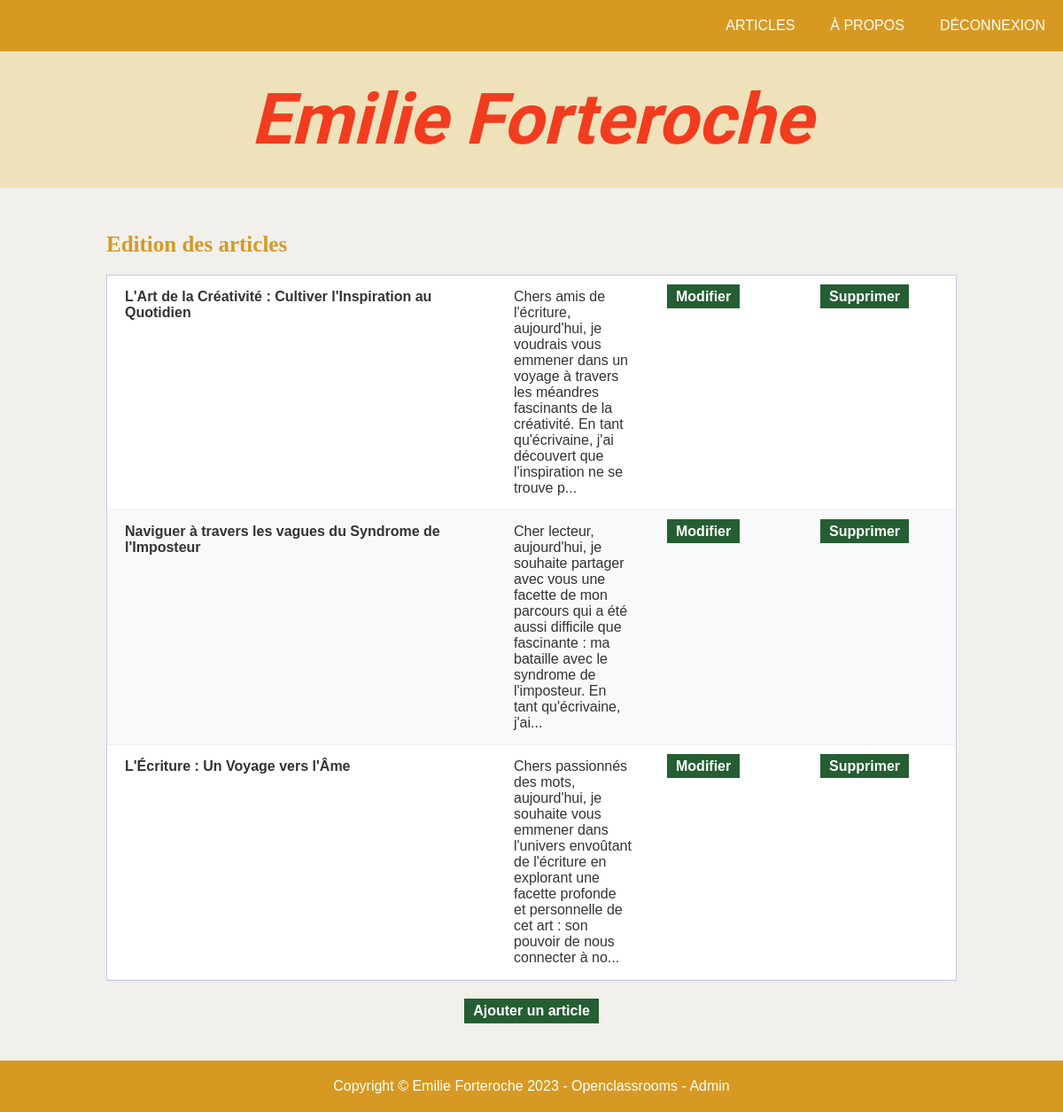
Page /index.php?action=admin (signed in) on the committed database.
### tables this page shows
CREATE TABLE `article` (
  `id` int(11) NOT NULL,
  `id_user` int(11) NOT NULL,
  `views` int(11) NOT NULL,
  `title` varchar(255) NOT NULL,
  `content` text NOT NULL,
  `date_creation` datetime NOT NULL,
  `date_update` datetime DEFAULT NULL
);

### views/View.php (called while the page is built, shortened)
<?php
class View
{
    public function render(string $viewName, array $params = []) : void
    {
        $viewPath = $this->buildViewPath($viewName);
        $content = $this->_renderViewFromTemplate($viewPath, $params);
    }
    private function _renderViewFromTemplate(string $viewPath, array $params = []) : string
    {
        if (file_exists($viewPath)) {
            extract($params);
            require($viewPath);
            return ob_get_clean();
        } else {
            throw new Exception("La vue '$viewPath' est introuvable.");
        }
    }
    private function buildViewPath(string $viewName) : string
    {
        return TEMPLATE_VIEW_PATH . $viewName . '.php';
    }
}

### controllers/AdminController.php (called while the page is built, shortened)
<?php
class AdminController {
    public function showAdmin() : void
    {
        $articleManager = new ArticleManager();
        $articles = $articleManager->getAllArticles();
        $view = new View("Administration");
        $view->render("admin", [
            'articles' => $articles
        ]);
    }
}

### index.php (called while the page is built, shortened)
<?php
$action = Utils::request('action', 'home');
try {
    switch ($action) {
        case 'admin':
            $adminController = new AdminController();
            $adminController->showAdmin();
            break;
    }
} catch (Exception $e) {
    $errorView = new View('Erreur');
    $errorView->render('errorPage', ['errorMessage' => $e->getMessage()]);
}

### models/DBManager.php (called while the page is built, shortened)
<?php
class DBManager
{
    private static $instance;
    private $db;
    private function __construct()
    {
        $this->db = new PDO('mysql:host=' . DB_HOST . ';dbname=' . DB_NAME . ';charset=utf8', DB_USER, DB_PASS);
        $this->db->setAttribute(PDO::ATTR_ERRMODE, PDO::ERRMODE_EXCEPTION);
        $this->db->setAttribute(PDO::ATTR_DEFAULT_FETCH_MODE, PDO::FETCH_ASSOC);
    }
    public static function getInstance() : DBManager
    {
        if (!self::$instance) {
            self::$instance = new DBManager();
        }
        return self::$instance;
    }
    public function query(string $sql, ?array $params = null) : PDOStatement
    {
        if ($params == null) {
            $query = $this->db->query($sql);
        } else {
            $query = $this->db->prepare($sql);
            $query->execute($params);
        }
        return $query;
    }
}

### models/ArticleManager.php (called while the page is built, shortened)
<?php
class ArticleManager extends AbstractEntityManager
{
    public function getAllArticles(string $sort = 'date_creation', string $order = 'DESC') : array
    {
        $allowedSorts = ['date_creation', 'views', 'commentCount'];
        $sort = in_array($sort, $allowedSorts) ? $sort : 'date_creation';
        $order = ($order === 'ASC') ? 'ASC' : 'DESC';
        $sql = "SELECT a.*, COUNT(c.id) AS commentCount FROM article a LEFT JOIN comment c ON a.id = c.id_article GROUP BY a.id ORDER BY $sort $order";
        $result = $this->db->query($sql);
        $articles = [];
        while ($article = $result->fetch()) {
            $articles[] = new Article($article);
        }
        return $articles;
    }
}

### models/AbstractEntityManager.php (called while the page is built, shortened)
<?php
abstract class AbstractEntityManager {
    public function __construct()
    {
        $this->db = DBManager::getInstance();
    }
}

### models/AbstractEntity.php (called while the page is built, shortened)
<?php
abstract class AbstractEntity
{
    protected int $id = -1;
    protected function hydrate(array $data) : void
    {
        foreach ($data as $key => $value) {
            $method = 'set' . str_replace('_', '', ucwords($key, '_'));
        }
    }
    public function setId(int $id) : void
    {
        $this->id = $id;
    }
    public function getId() : int
    {
        return $this->id;
    }
}

### models/Article.php (called while the page is built, shortened)
<?php
 class Article extends AbstractEntity
 {
    private string $title = "";
    private string $content = "";
    public function setTitle(string $title) : void
    {
        $this->title = $title;
    }
    public function getTitle() : string
    {
        return $this->title;
    }
    public function setContent(string $content) : void
    {
        $this->content = $content;
    }
    public function getContent(int $length = -1) : string
    {
        if ($length > 0) {
            $content = mb_substr($this->content, 0, $length);
            if (strlen($this->content) > $length) {
                $content .= "...";
            }
            return $content;
        }
        return $this->content;
    }
    public function setDateCreation(string|DateTime $dateCreation, string $format = 'Y-m-d H:i:s') : void
    {
        if (is_string($dateCreation)) {
            $dateCreation = DateTime::createFromFormat($format, $dateCreation);
        }
    }
    public function setDateUpdate(string|DateTime $dateUpdate, string $format = 'Y-m-d H:i:s') : void
    {
        if (is_string($dateUpdate)) {
            $dateUpdate = DateTime::createFromFormat($format, $dateUpdate);
        }
    }
 }

### services/Utils.php (called while the page is built, shortened)
<?php
class Utils {
    public static function askConfirmation(string $message) : string
    {
        return "onclick=\"return confirm('$message');\"";
    }
}

### views/templates/admin.php (the view, shortened to what this page needs)
<h2>Edition des articles</h2>
<div class="adminArticle">
    <?php foreach ($articles as $article) { ?>
        <div class="articleLine">
            <div class="title"><?= $article->getTitle() ?></div>
            <div class="content"><?= $article->getContent(200) ?></div>
            <div><a class="submit" href="index.php?action=showUpdateArticleForm&id=<?= $article->getId() ?>">Modifier</a></div>
            <div><a class="submit" href="index.php?action=deleteArticle&id=<?= $article->getId() ?>" <?= Utils::askConfirmation("Êtes-vous sûr de vouloir supprimer cet article ?") ?> >Supprimer</a></div>
        </div>
    <?php } ?>
</div>
<a class="submit" href="index.php?action=showUpdateArticleForm">Ajouter un article</a>

### css/style.css (style rules this page uses)
* { margin: 0; padding: 0; box-sizing: border-box; }
:root { --backgroundColor: #f1f0eb; --headerColor: #d79922; --headerPaleColor: #efe1ba; --titleColor: #f13c1f; --dateColor: #3f56a4; --quoteColor: #c5cbe4; --commentPaleColor: #99a140; --commentColor: #255E33; }
body { display: flex; flex-direction: column; align-items: center; font-family: 'arial', sans-serif; background-color: var(--backgroundColor); }
h2 { width: 100%; margin: 20px 0; font-size: 25px; font-family: 'Times New Roman', Times, serif; color: var(--headerColor); }
a { text-decoration: none; color: inherit; }
.submit { padding: 5px 10px; font-weight: bold; color: white; background-color: var(--commentColor); border: none; }
.adminArticle { margin-bottom: 20px; border: 1px solid var(--quoteColor); background-color: white; }
.articleLine { display: flex; color: #333; }
.articleLine:nth-child(even) { background-color: #f8f9fa; }
.articleLine:nth-child(odd) { background-color: #ffffff; }
.articleLine > div { padding: 15px 20px; border-bottom: 1px solid var(--backgroundColor); flex: 1; }
.articleLine .title { flex: 3; font-weight: bold; }

### rows in the picture
article: title "L'Art de la Créativité : Cultiver l'Inspiration au Quotidien", content "Chers amis de l'écriture, aujourd'hui, je voudrais vous emmener dans un voyage à travers les méandres fascinants de la créativité. En tant qu'écrivaine, j'ai découvert que l'inspiration ne se trouve p..."
article: title "Naviguer à travers les vagues du Syndrome de l'Imposteur", content "Cher lecteur, aujourd'hui, je souhaite partager avec vous une facette de mon parcours qui a été aussi difficile que fascinante : ma bataille avec le syndrome de l'imposteur. En tant qu'écrivaine, j'ai..."
article: title "L'Écriture : Un Voyage vers l'Âme", content "Chers passionnés des mots, aujourd'hui, je souhaite vous emmener dans l'univers envoûtant de l'écriture en explorant une facette profonde et personnelle de cet art : son pouvoir de nous connecter à no..."
